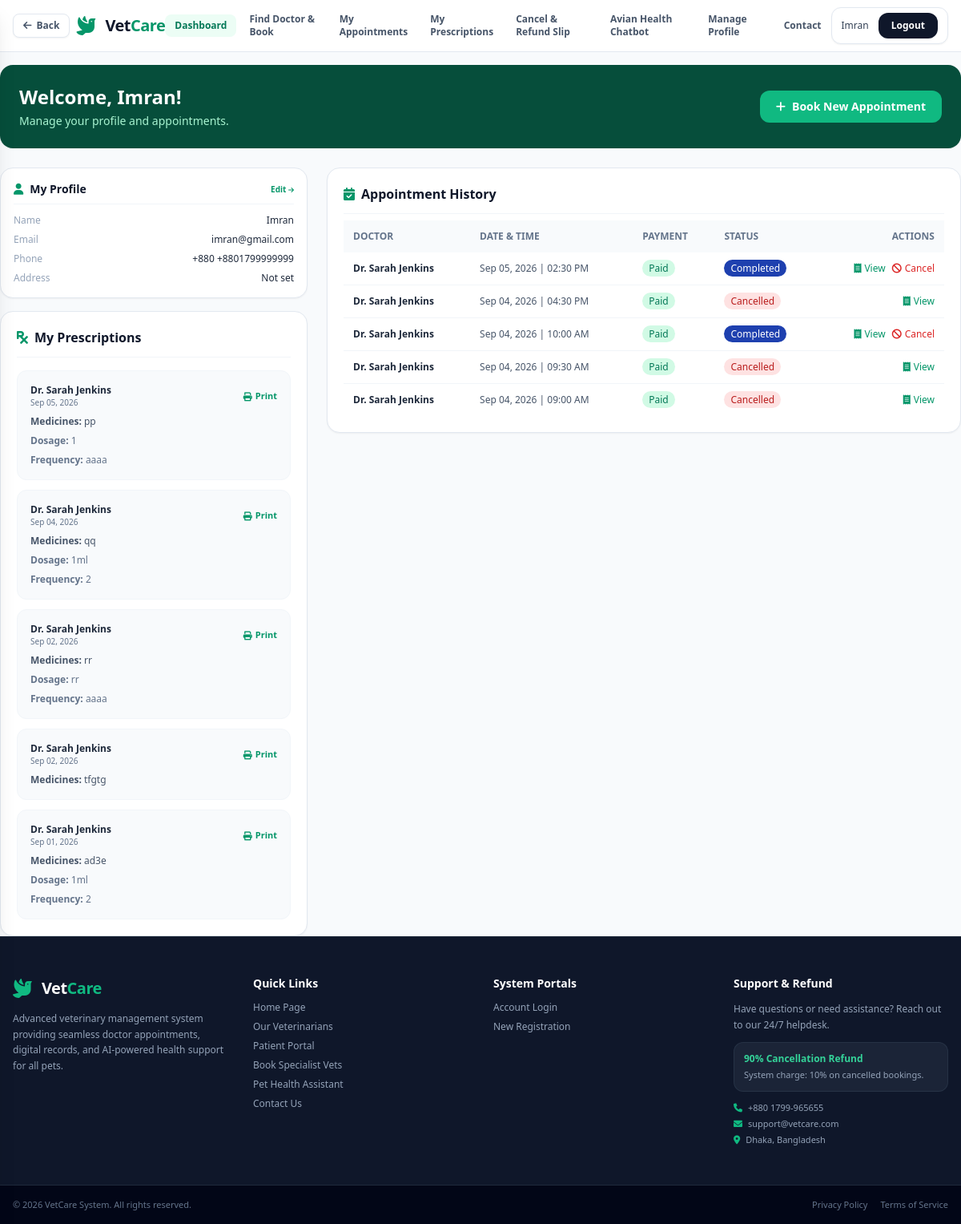
The app's page /dashboard/ (signed in), older data.
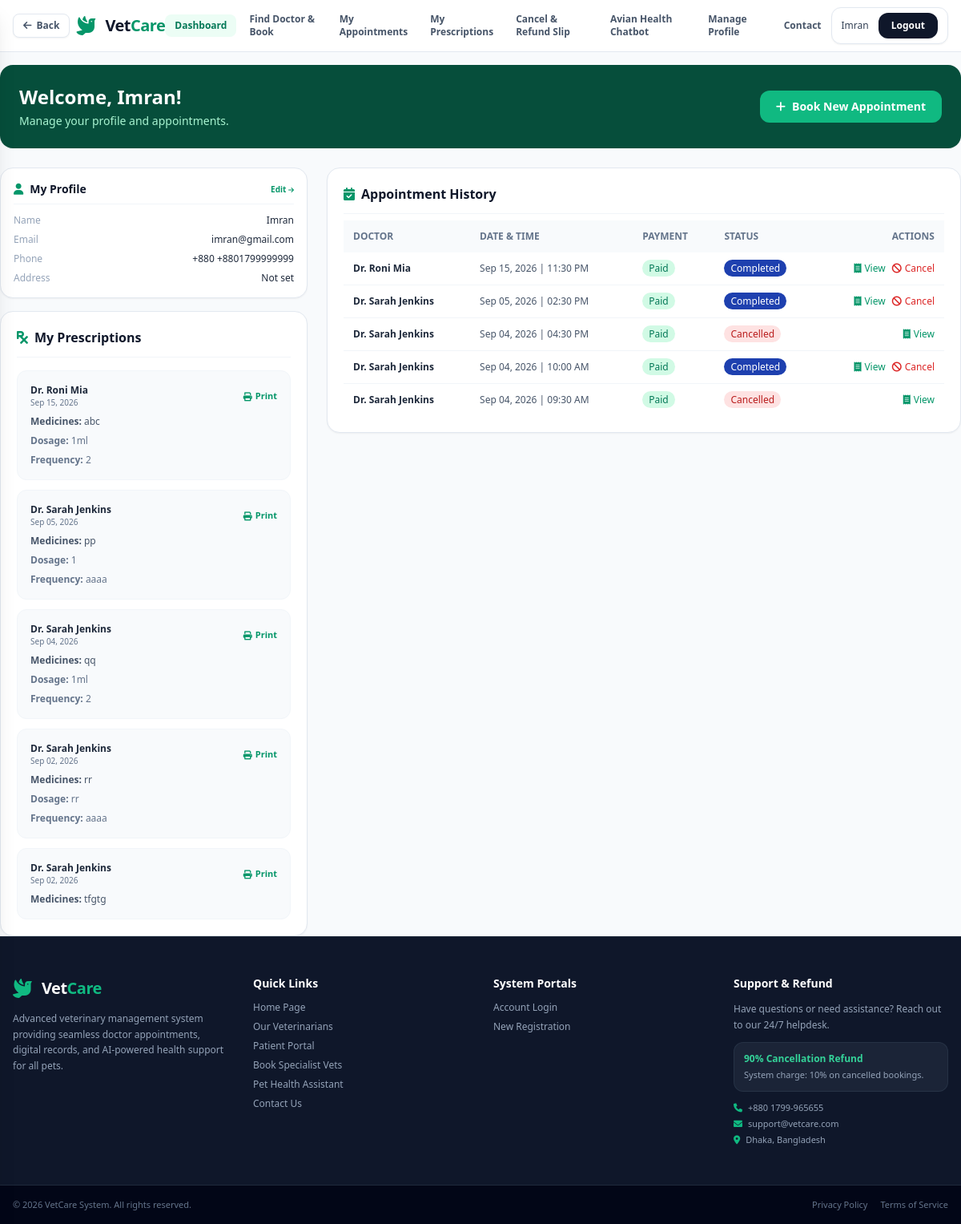
The same page, newer data.
### patient/models.py (models this page shows, shortened)
class MedicalHistory(models.Model):
    patient = models.ForeignKey(Patient, on_delete=models.CASCADE, related_name='medical_histories')
    appointment = models.ForeignKey('booking.Appointment', on_delete=models.SET_NULL, null=True, blank=True, related_name='medical_histories')
    diagnosis = models.TextField()
    notes = models.TextField(blank=True)
    medical_suggestion = models.TextField(blank=True)
    medicines = models.TextField(blank=True)
    dosage = models.TextField(blank=True)
    frequency = models.CharField(max_length=100, blank=True)
    duration = models.CharField(max_length=100, blank=True)
    date = models.DateField()
    created_at = models.DateTimeField(auto_now_add=True)

### booking/models.py (models this page shows, shortened)
class Appointment(models.Model):
    STATUS_CHOICES = (
        ('PENDING', 'Pending'),
        ('CONFIRMED', 'Confirmed'),
        ('COMPLETED', 'Completed'),
        ('CANCELLED', 'Cancelled'),
    )
    patient = models.ForeignKey('patient.Patient', on_delete=models.CASCADE, related_name='appointments')
    doctor = models.ForeignKey('vet.Doctor', on_delete=models.CASCADE, related_name='appointments')
    date = models.DateField()
    time = models.TimeField()
    status = models.CharField(max_length=20, choices=STATUS_CHOICES, default='PENDING')
    fee = models.DecimalField(max_digits=8, decimal_places=2, default=1500.00)
    notes = models.TextField(blank=True)
    created_at = models.DateTimeField(auto_now_add=True)
    updated_at = models.DateTimeField(auto_now=True)
    class Meta:
        ordering = ['-date', '-time']

### vet/models.py (models this page shows, shortened)
class Doctor(models.Model):
    user = models.OneToOneField(settings.AUTH_USER_MODEL, on_delete=models.CASCADE, related_name='doctor_profile')
    specialty = models.CharField(max_length=100)
    experience_years = models.IntegerField(default=0)
    qualification = models.CharField(max_length=200, blank=True)
    license_number = models.CharField(max_length=50, blank=True)
    consultation_fee = models.DecimalField(max_digits=8, decimal_places=2, default=1500.00)
    bio = models.TextField(blank=True)
    is_active = models.BooleanField(default=True)
    created_at = models.DateTimeField(auto_now_add=True)

### accounts/models.py (models this page shows, shortened)
class User(AbstractUser):
    ROLE_CHOICES = (
        ('PATIENT', 'Patient'),
        ('DOCTOR', 'Doctor'),
        ('ADMIN', 'Admin'),
    )
    role = models.CharField(max_length=20, choices=ROLE_CHOICES, default='PATIENT')
    phone = models.CharField(max_length=20, blank=True, null=True)
    country_code = models.CharField(max_length=5, default='+880', blank=True)
    address = models.TextField(blank=True)
    created_at = models.DateTimeField(auto_now_add=True)

### patient/views.py (the view)
# urls.py: path('dashboard/', views.dashboard, name='patient_dashboard'),
@login_required
def dashboard(request):
    if request.user.role != 'PATIENT':
        return render(request, '403.html', status=403)
    try:
        patient = request.user.patient_profile
        appointments = patient.appointments.select_related('doctor__user', 'payment').order_by('-date', '-time')[:5]
        prescriptions = MedicalHistory.objects.filter(
            patient=patient
        ).select_related('appointment__doctor__user').order_by('-date', '-created_at')[:5]
    except Patient.DoesNotExist:
        patient = None
        appointments = []
        prescriptions = []
    has_pending = any(
        getattr(apt, 'payment', None) and apt.payment.status == 'PENDING' and apt.status == 'PENDING'
        for apt in appointments
    )
    context = {
        'patient': patient,
        'appointments': appointments,
        'prescriptions': prescriptions,
        'has_pending_payment': has_pending,
    }
    return render(request, 'dashboard.html', context)

### vetcure/templates/dashboard.html (shortened to what the changed rows need)
{% extends 'base.html' %}
{% block content %}
<div class="flex flex-col sm:flex-row sm:items-center justify-between gap-4 bg-emerald-900 text-white p-6 rounded-2xl shadow-sm mt-4">
    <div>
        <h1 class="text-2xl font-bold">Welcome, {{ user.get_full_name|default:user.username }}!</h1>
    </div>
</div>
    <div class="grid grid-cols-1 lg:grid-cols-3 gap-6 mt-6">
        <div class="lg:col-span-1 space-y-4">
            <a href="{% url 'manage_profile' %}" class="block bg-white p-4 rounded-2xl border border-slate-200 shadow-sm hover:border-emerald-500 hover:shadow-md transition">
                <div class="flex items-center justify-between border-b border-slate-100 pb-2 mb-3">
                    <h2 class="font-bold text-slate-900 text-sm flex items-center gap-2">
                        <i class="fa-solid fa-user text-emerald-600"></i> My Profile
                    </h2>
                </div>
            </a>
            {% if prescriptions %}
            <div class="bg-white p-5 rounded-2xl border border-slate-200 shadow-sm">
                <h2 class="font-bold text-slate-900 border-b border-slate-100 pb-3 flex items-center gap-2 mb-4">
                    <i class="fa-solid fa-prescription text-emerald-600"></i> My Prescriptions
                </h2>
                <div class="space-y-3">
                    {% for prescription in prescriptions %}
                    <div class="bg-slate-50 p-4 rounded-xl border border-slate-100 space-y-2">
                        <div class="flex items-center justify-between">
                            <div>
                                <p class="font-semibold text-slate-800 text-xs">
                                    {% if prescription.appointment %}
                                        Dr. {{ prescription.appointment.doctor.user.get_full_name }}
                                    {% else %}
                                        General Consultation
                                    {% endif %}
                                </p>
                                <p class="text-[10px] text-slate-500">{{ prescription.date|date:"M d, Y" }}</p>
                            </div>
                            <a href="{% url 'print_prescription' prescription.id %}" target="_blank" class="inline-flex items-center gap-1 text-emerald-600 hover:underline text-[11px] font-semibold">
                                <i class="fa-solid fa-print"></i> Print
                            </a>
                        </div>
                        {% if prescription.medicines %}<p class="text-xs text-slate-600"><span class="font-semibold">Medicines:</span> {{ prescription.medicines|truncatewords:15 }}</p>{% endif %}
                        {% if prescription.dosage %}<p class="text-xs text-slate-500"><span class="font-semibold">Dosage:</span> {{ prescription.dosage }}</p>{% endif %}
                        {% if prescription.frequency %}<p class="text-xs text-slate-500"><span class="font-semibold">Frequency:</span> {{ prescription.frequency }}</p>{% endif %}
                    </div>
                    {% endfor %}
                </div>
            </div>
            {% endif %}
        </div>
    <div class="lg:col-span-2 space-y-4">
        <div class="bg-white p-5 rounded-2xl border border-slate-200 shadow-sm">
            <h2 class="font-bold text-slate-900 border-b border-slate-100 pb-3 flex items-center gap-2">
                <i class="fa-solid fa-calendar-check text-emerald-600"></i> Appointment History
            </h2>
            <div class="overflow-x-auto mt-2">
                <table class="w-full text-left text-xs text-slate-600">
                    <thead class="bg-slate-50 text-slate-500 uppercase">
                        <tr>
                            <th class="p-3">Doctor</th>
                            <th class="p-3">Date & Time</th>
                            <th class="p-3">Payment</th>
                            <th class="p-3">Status</th>
                            <th class="p-3 text-right">Actions</th>
                        </tr>
                    </thead>
                    <tbody class="divide-y divide-slate-100">
                        {% for appointment in appointments %}
                        <tr>
                            <td class="p-3 font-semibold text-slate-800">Dr. {{ appointment.doctor.user.get_full_name }}</td>
                            <td class="p-3">{{ appointment.date|date:"M d, Y" }} | {{ appointment.time|time:"h:i A" }}</td>
                            <td class="p-3">
                                {% if appointment.payment %}
                                    {% if appointment.payment.status == "PAID" %}
                                    <span class="bg-emerald-100 text-emerald-700 px-2 py-0.5 rounded-full font-medium">Paid</span>
                                    {% elif appointment.payment.status == "PENDING" %}
                                    <span class="bg-amber-100 text-amber-700 px-2 py-0.5 rounded-full font-medium">Pending</span>
                                    {% elif appointment.payment.status == "REFUNDED" %}
                                    <span class="bg-blue-100 text-blue-700 px-2 py-0.5 rounded-full font-medium">Refunded</span>
                                    {% else %}
                                    <span class="bg-red-100 text-red-700 px-2 py-0.5 rounded-full font-medium">{{ appointment.payment.status }}</span>
                                    {% endif %}
                                {% else %}
                                <span class="bg-slate-100 text-slate-500 px-2 py-0.5 rounded-full font-medium">No Payment</span>
                                {% endif %}
                            </td>
                            <td class="p-3">
                                {% if appointment.status == "CONFIRMED" %}
                                <span class="bg-emerald-100 text-emerald-700 px-2 py-0.5 rounded-full font-medium">Confirmed</span>
                                {% elif appointment.status == "PENDING" %}
                                <span class="bg-amber-100 text-amber-700 px-2 py-0.5 rounded-full font-medium">Awaiting Approval</span>
                                {% elif appointment.status == "COMPLETED" %}
                                <span class="bg-blue-800 text-white px-2 py-0.5 rounded-full font-medium">Completed</span>
                                {% else %}
                                <span class="bg-red-100 text-red-700 px-2 py-0.5 rounded-full font-medium">Cancelled</span>
                                {% endif %}
                            </td>
                            <td class="p-3 text-right">
                                <div class="flex items-center justify-end gap-2">
                                    <a href="{% url 'receipt' appointment.id %}" target="_blank" class="inline-flex items-center gap-1 text-emerald-600 font-medium hover:underline" title="View & Download Receipt">
                                        <i class="fa-solid fa-receipt"></i> View
                                    </a>
                                    {% if appointment.status == "CANCELLED" %}
                                        {% if appointment.refund %}
                                        <a href="{% url 'refund_slip' appointment.refund.id %}" target="_blank" class="inline-flex items-center gap-1 text-amber-600 font-medium hover:underline" title="View & Download Refund Slip">
                                            <i class="fa-solid fa-file-invoice-dollar"></i> Refund
                                        </a>
                                        {% endif %}
                                    {% elif appointment.payment %}
                                    {% if appointment.payment.status == "PAID" %}
                                    <button onclick="openCancelModal({{ appointment.id }}, {{ appointment.fee }}, 'PAID')" class="inline-flex items-center gap-1 text-red-600 font-medium hover:underline" title="Cancel Appointment (refund eligible)">
                                        <i class="fa-solid fa-ban"></i> Cancel
                                    </button>
                                    {% endif %}
                                    {% endif %}
                                </div>
                            </td>
                        </tr>
                        {% empty %}
                        <tr>
                            <td colspan="5" class="p-6 text-center text-slate-500">No appointments yet. <a href="{% url 'booking_doctors' %}" class="text-emerald-600 font-semibold hover:underline">Book one now</a></td>
                        </tr>
                        {% endfor %}
                    </tbody>
                </table>
            </div>
        </div>
    </div>
</div>
{% endblock %}

Row changes from the older to the newer data that the page shows:
no longer on this page (row unchanged): MedicalHistory: appointment.doctor.user.get_full_name "Sarah Jenkins", date "Sep 01, 2026", medicines "ad3e", dosage "1ml", frequency "2"
no longer on this page (row unchanged): Appointment: doctor.user.get_full_name "Sarah Jenkins", date "Sep 04, 2026", time "09:00 AM", shows "Paid", status "Cancelled"
added MedicalHistory: appointment.doctor.user.get_full_name "Roni Mia", date "Sep 15, 2026", medicines "abc", dosage "1ml", frequency "2"
added Appointment: doctor.user.get_full_name "Roni Mia", date "Sep 15, 2026", time "11:30 PM", shows "Paid", status "Completed"
